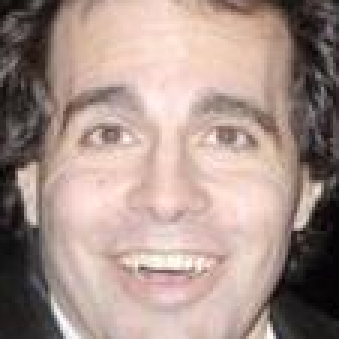
#> input picture Test/WithoutMask/1015.png, 113 x 113 px, given in place of maksssksksss244.png, which was not available (shown 3 times larger)
$ jupyter execute --allow-errors Face-Mask-Detection-CNN-MLP-VGG99.ipynb   (text cells are left out)
#> lines starting #> are read from the running program, lines starting #| are printed output that depends on the picture; pictures that were not available may be replaced by others from this repository, and a replacement may not be noted
[cell 1]
##Importing required libraries

import numpy as np # linear algebra
import pandas as pd # data processing, CSV file I/O (e.g. pd.read_csv)
import cv2
from scipy.spatial import distance
import matplotlib.pyplot as plt
from keras.applications.vgg19 import VGG19
from keras.applications.vgg19 import preprocess_input
from keras import Sequential
from keras.layers import Flatten, Dense
from keras.preprocessing.image import ImageDataGenerator
import seaborn as snsor
from tensorflow.keras.preprocessing.image import load_img
import random
import os

[cell 2]
import warnings
warnings.filterwarnings("ignore")

[cell 3]
all_files = []
for dirname, _, filenames in os.walk('Face Mask Dataset/images/'):
    for filename in filenames:
        all_files.append(os.path.join(dirname, filename))

[cell 4]
#loading haarcascade_frontalface_default.xml
face_model = cv2.CascadeClassifier('Face Mask Dataset/haarcascade_frontalface_default.xml')

[cell 5]
#trying it out on a sample image
img = cv2.imread('Face Mask Dataset/images/maksssksksss244.png')
#> img is the input picture: shape (113, 113, 3); mean B, G, R 138.6, 146.1, 167.5

img = cv2.cvtColor(img, cv2.IMREAD_GRAYSCALE)
#> img: shape (113, 113, 4)

faces = face_model.detectMultiScale(img,scaleFactor=1.1, minNeighbors=4) #returns a list of (x,y,w,h) tuples
#> faces = [[9, 8, 96, 96]]

out_img = cv2.cvtColor(img, cv2.COLOR_RGB2BGR) #colored output image

#plotting
for (x,y,w,h) in faces:
    cv2.rectangle(out_img,(x,y),(x+w,y+h),(0,0,255),1)
#> this loop made 1 pass
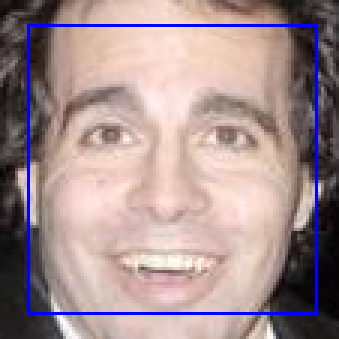
#> out_img: shape (113, 113, 3) (shown 3 times larger); mean R, G, B 163.8, 142.9, 143.1
plt.figure(figsize=(12,12))
plt.imshow(out_img)

[cell 6]
MIN_DISTANCE = 130

[cell 7]
if len(faces)>=2:
    label = [0 for i in range(len(faces))]
    for i in range(len(faces)-1):
        for j in range(i+1, len(faces)):
            dist = distance.euclidean(faces[i][:2],faces[j][:2])
            if dist<MIN_DISTANCE:
                label[i] = 1
                label[j] = 1
    new_img = cv2.cvtColor(img, cv2.COLOR_RGB2BGR) #colored output image
    for i in range(len(faces)):
        (x,y,w,h) = faces[i]
        if label[i]==1:
            cv2.rectangle(new_img,(x,y),(x+w,y+h),(255,0,0),1)
        else:
            cv2.rectangle(new_img,(x,y),(x+w,y+h),(0,255,0),1)
    plt.figure(figsize=(10,10))
    plt.imshow(new_img)

else:
    print("No. of faces detected is less than 2")

[cell 8]
import pandas as pd
import numpy as np
import os
from sklearn.model_selection import train_test_split

[cell 9]
labels = pd.read_csv("Face Mask Dataset/train_labels.csv")   # loading the labels
#> (reads train_labels.csv from the repository)
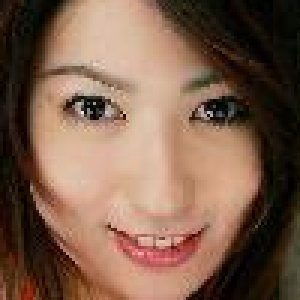
#> input picture Test/WithoutMask/1773.png, 100 x 100 px, given in place of Image_1.jpg, which was not available (shown 3 times larger)
#> `img_array = cv2.imread(train_data['filepaths'][i], cv2.IMREAD_GRAYSCALE)`:
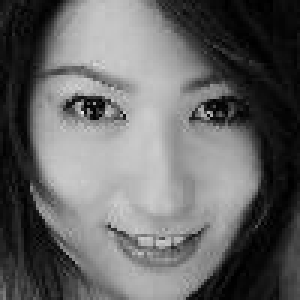
#> img_array: shape (100, 100) (shown 3 times larger); min 0, max 230, mean 101.5
labels.head()

[cell 10]
file_paths = [[fname, 'Face Mask Dataset/fm_train/' + fname] for fname in labels['filename']]
file_paths

[cell 11]
if len(labels) == len(file_paths):
    print('Number of labels i.e. ', len(labels), 'matches the number of filenames i.e. ', len(file_paths))
else:
    print('Number of labels does not match the number of filenames')

[cell 12]
from IPython.display import Image
Image('Face Mask Dataset/fm_train/Image_998.jpg')

[cell 13]
images = pd.DataFrame(file_paths, columns=['filename', 'filepaths'])
images.head()

[cell 14]
train_data = pd.merge(images, labels, how = 'inner', on = 'filename')
train_data.head()

[cell 15]
import cv2
data = []
image_size = 100      # image size taken is 100 here. one can take other size too
#> (the rest of this cell did not finish here and is left out)

[cell 16]
# image pixels of a image
data[0]

#> (a cell that did not finish here is left out)

[cell 18]
np.random.shuffle(data)

[cell 19]
import matplotlib.pyplot as plt

[cell 20]
#view the images
num_rows, num_cols = 2, 5
f, ax = plt.subplots(num_rows, num_cols, figsize=(12,5),
                     gridspec_kw={'wspace':0.03, 'hspace':0.01},
                     squeeze=True)

#> (the rest of this cell did not finish here and is left out)

[cell 21]
x = []
y = []
for image in data:
    x.append(image[0])
    y.append(image[1])
#> this loop made 2 passes
#> after the loop, x = 2 items; y = [0, 0]

# converting x & y to numpy array as they are list
x = np.array(x)
y = np.array(y)

[cell 22]
np.unique(y, return_counts=True)
#> Out = ([0], [2])

[cell 23]
x = x / 255

# Why divided by 255?
# The pixel value lie in the range 0 - 255 representing the RGB (Red Green Blue) value.

[cell 24]
# spliting the data
X_train, X_val, y_train, y_val = train_test_split(x,y,test_size=0.3, random_state = 42)
#> y_train = [0]; y_val = [0]

[cell 25]
import warnings

[cell 26]
import tensorflow as tf

#> (the rest of this cell did not finish here and is left out)

#> (a cell that did not finish here is left out)

[cell 28]
#Load train and test set
train_dir = './Face Mask Dataset/Train'
test_dir = './Face Mask Dataset/Test'
val_dir = './Face Mask Dataset/Validation'

#> (a cell that did not finish here is left out)

#> (a cell that did not finish here is left out)

#> (a cell that did not finish here is left out)

#> (a cell that did not finish here is left out)

#> (a cell that did not finish here is left out)

[cell 34]
sample_mask_img1 = cv2.imread('./Face Mask Dataset/Test/WithMask/187.png')
#> (the rest of this cell did not finish here and is left out)

#> (a cell that did not finish here is left out)

[cell 36]
sample_mask_img2 = cv2.imread('./Face Mask Dataset/Test/WithoutMask/147.png')
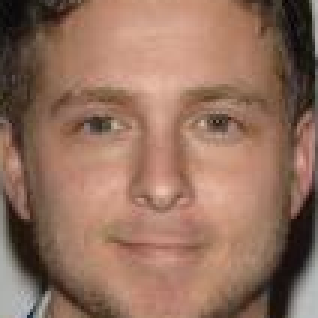
#> input picture Test/WithoutMask/147.png, 106 x 106 px, found by its file name (shown 3 times larger)
#> sample_mask_img2 is the input picture: shape (106, 106, 3); mean B, G, R 94, 111.8, 147.2
sample_mask_img2 = cv2.resize(sample_mask_img2,(128,128))
#> sample_mask_img2: shape (128, 128, 3)
plt.imshow(sample_mask_img2)
sample_mask_img2 = np.reshape(sample_mask_img2,[1,128,128,3])
sample_mask_img2 = sample_mask_img2/255.0
